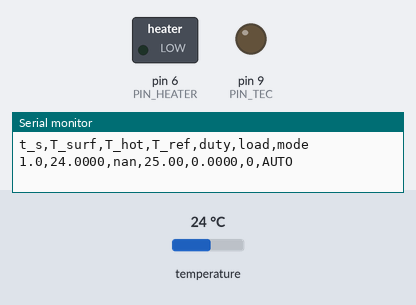
Bench run of a sketch on a simulated Arduino Uno, built with avr-gcc and run on an emulated ATmega328P. On the bench: switched loads named in the sketch (green lamp = pin HIGH), output pins drawn as LEDs (lit = HIGH), the last lines printed to the serial monitor. The inputs (shaded band) are chosen by the test bench; at power-on: temperature 24 °C.

Above: at 2.0 s.
2.1 s: temperature set to 28 °C
At 3.4 s:
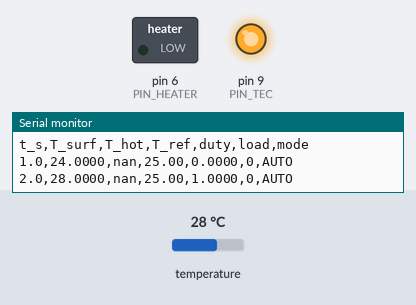
7.3 s: temperature set to 26.9 °C
At 8.4 s:
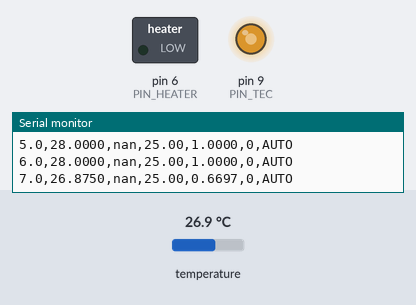
Timing chart, 0 to 12.5 s (numbered marks = the images above; inputs shaded):
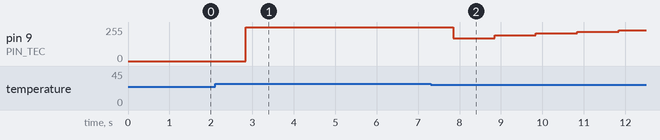

Measured:
- the behaviour switches between 27.4 and 27.3 °C on temperature (found by bisection; images 1 and 2)
- after the input at 2.1 s, pin 9 (PIN_TEC): 0/255 → 255/255 after 0.74 s
- after the input at 7.3 s, pin 9 (PIN_TEC): 255/255 → 171/255 after 0.55 s, → 194/255 1.0 s later, → 210/255 1.0 s later, → 221/255 1.0 s later, … (5 changes in this stretch)

The sketch:

peltier_pid.ino
```cpp
/*
  peltier_pid.ino - PID temperature control of a Peltier-cooled surface
  IE3034 Control Systems Engineering project

  Board   : Arduino Uno / Nano (ATmega328P, 16 MHz)
  Sensors : 2 x DS18B20 on one 1-Wire bus (pin 2, 4.7 k pull-up to 5 V)
              index SURF_IDX - bonded to the cold surface (controlled variable)
              index HOT_IDX  - on the heat sink next to the module (safety only)
  Actuator: TEC1-12706 switched low-side by a logic-level N-MOSFET on pin 9,
            25 kHz PWM from Timer1 (inaudible, 321 duty levels)
  Load    : power resistor switched by a second MOSFET on pin 6 (test disturbance)
  Fan     : wired permanently to 12 V - the module must NEVER run without it

  Control law - identical to matlab/simulate_loop.m:
      e = T_meas - T_ref                 (reverse acting: plant gain is negative)
      P = Kp*e
      I = I + Ki*Ts*e                    (frozen while saturated in the same direction)
      D = Tf/(Tf+Ts)*D + Kd/(Tf+Ts)*(T_meas - T_meas_prev)   (on measurement, filtered)
      u = constrain(P + I + D, 0, 1)

  Serial, 115200 baud, newline-terminated commands:
      SP 15.0      setpoint [degC] (limited to SP_MIN..SP_MAX)
      KP 0.48      KI 0.0048     KD 1.2     TF 2.0      gains / derivative filter [s]
      MODE AUTO    closed loop (bumpless from OPEN)
      MODE OPEN    open loop, duty set by DUTY  (identification tests)
      DUTY 0.6     open-loop duty 0..1
      LOAD 1       heater disturbance on (LOAD 0 = off)
      RESET        clear a latched fault
      ?            print gains and state
  Log line every Ts (CSV): t_s,T_surf,T_hot,T_ref,duty,load,mode
  Lines starting with '#' are messages, not data.
*/
#include <OneWire.h>
#include <DallasTemperature.h>

// ------------------------------- pins & limits ------------------------------
const uint8_t  PIN_ONEWIRE = 2;
const uint8_t  PIN_TEC     = 9;      // OC1A
const uint8_t  PIN_HEATER  = 6;
const uint8_t  SURF_IDX    = 0;      // swap to 1/0 if the startup print shows them reversed
const uint8_t  HOT_IDX     = 1;
const uint16_t PWM_TOP     = 320;    // 16 MHz / (2 * 320) = 25 kHz, phase-correct
const float    TS          = 1.0f;   // controller period [s] - must equal P.Ts in MATLAB
const float    T_HOT_MAX   = 60.0f;  // heat-sink trip temperature [degC]
const float    SP_MIN      = 5.0f;
const float    SP_MAX      = 30.0f;

// ------------------------------- tuning (MATLAB: PID_recommended) -----------
float Kp = 0.48f, Ki = 0.0048f, Kd = 1.2f, Tf = 2.0f;

// ------------------------------- state --------------------------------------
OneWire oneWire(PIN_ONEWIRE);
DallasTemperature sensors(&oneWire);
DeviceAddress addrSurf, addrHot;
bool  haveHot = false;

enum Mode { AUTO, OPEN };
Mode  mode = AUTO;
float Tref = 25.0f;                  // start at ambient: no cooling until SP is sent
float duty = 0.0f, dutyOpen = 0.0f;
float Iterm = 0.0f, Dterm = 0.0f, yPrev = 0.0f;
bool  havePrev = false, loadOn = false, fault = false;
unsigned long tick0, lastTick;
char  line[40]; uint8_t nline = 0;

// ------------------------------- PWM ----------------------------------------
void pwmInit() {
  pinMode(PIN_TEC, OUTPUT);
  TCCR1A = _BV(COM1A1) | _BV(WGM11);               // non-inverting, mode 10 (phase-correct, TOP = ICR1)
  TCCR1B = _BV(WGM13) | _BV(CS10);                 // prescaler 1
  ICR1   = PWM_TOP;
  OCR1A  = 0;
}
void setDuty(float u) {
  duty = constrain(u, 0.0f, 1.0f);
  OCR1A = (uint16_t)(duty * PWM_TOP + 0.5f);
}

// ------------------------------- setup --------------------------------------
void setup() {
  pwmInit();
  setDuty(0);
  pinMode(PIN_HEATER, OUTPUT); digitalWrite(PIN_HEATER, LOW);
  Serial.begin(115200);
  sensors.begin();
  sensors.setResolution(12);                        // 0.0625 degC
  sensors.setWaitForConversion(false);              // non-blocking: convert during the 1 s period
  uint8_t n = sensors.getDeviceCount();
  Serial.print(F("# DS18B20 found: ")); Serial.println(n);
  if (n == 0 || !sensors.getAddress(addrSurf, SURF_IDX)) {
    fault = true; Serial.println(F("# FAULT: surface sensor missing"));
  }
  haveHot = (n > 1) && sensors.getAddress(addrHot, HOT_IDX);
  if (!haveHot) Serial.println(F("# WARNING: no heat-sink sensor - over-temperature trip disabled"));
  sensors.requestTemperatures();
  delay(800);
  Serial.println(F("t_s,T_surf,T_hot,T_ref,duty,load,mode"));
  tick0 = lastTick = millis();
}

// ------------------------------- control step -------------------------------
void controlStep(float y) {
  float e = y - Tref;
  if (!havePrev) { yPrev = y; havePrev = true; }
  Dterm = (Tf / (Tf + TS)) * Dterm + (Kd / (Tf + TS)) * (y - yPrev);
  yPrev = y;
  if (mode == OPEN) {                               // keep I consistent for bumpless transfer
    Iterm = dutyOpen - Kp * e - Dterm;
    setDuty(dutyOpen);
    return;
  }
  float P = Kp * e;
  float Inew = Iterm + Ki * TS * e;
  float v = P + Inew + Dterm;
  if ((v > 1.0f && e > 0) || (v < 0.0f && e < 0)) Inew = Iterm;   // clamping anti-windup
  Iterm = Inew;
  setDuty(P + Iterm + Dterm);
}

// ------------------------------- main loop ----------------------------------
void loop() {
  readSerial();
  if (millis() - lastTick < (unsigned long)(TS * 1000)) return;
  lastTick += (unsigned long)(TS * 1000);

  float Ts_ = sensors.getTempC(addrSurf);           // conversion requested one period ago
  float Th  = haveHot ? sensors.getTempC(addrHot) : NAN;
  sensors.requestTemperatures();                    // start the next conversion

  bool badSurf = (Ts_ == DEVICE_DISCONNECTED_C) || (Ts_ == 85.0f);   // 85 = power-on value
  if (!fault && badSurf) { fault = true; Serial.println(F("# FAULT: surface sensor read error")); }
  if (!fault && haveHot && Th > T_HOT_MAX) { fault = true; Serial.println(F("# FAULT: heat sink over temperature")); }

  if (fault) { setDuty(0); Iterm = 0; havePrev = false; }
  else       { controlStep(Ts_); }

  float t = (millis() - tick0) / 1000.0f;
  Serial.print(t, 1);       Serial.print(',');
  Serial.print(Ts_, 4);     Serial.print(',');
  Serial.print(Th, 2);      Serial.print(',');
  Serial.print(Tref, 2);    Serial.print(',');
  Serial.print(duty, 4);    Serial.print(',');
  Serial.print(loadOn ? 1 : 0); Serial.print(',');
  Serial.println(fault ? F("FAULT") : (mode == AUTO ? F("AUTO") : F("OPEN")));
}

// ------------------------------- commands -----------------------------------
void readSerial() {
  while (Serial.available()) {
    char c = Serial.read();
    if (c == '\r') continue;
    if (c == '\n' || nline >= sizeof(line) - 1) { line[nline] = 0; nline = 0; handle(line); }
    else line[nline++] = c;
  }
}

void handle(char *s) {
  char *cmd = strtok(s, " ");
  char *arg = strtok(NULL, " ");
  if (!cmd) return;
  float v = arg ? atof(arg) : 0;
  if      (!strcasecmp(cmd, "SP"))   Tref = constrain(v, SP_MIN, SP_MAX);
  else if (!strcasecmp(cmd, "KP"))   Kp = v;
  else if (!strcasecmp(cmd, "KI"))   Ki = v;
  else if (!strcasecmp(cmd, "KD"))   Kd = v;
  else if (!strcasecmp(cmd, "TF"))   Tf = max(v, TS);
  else if (!strcasecmp(cmd, "DUTY")) dutyOpen = constrain(v, 0.0f, 1.0f);
  else if (!strcasecmp(cmd, "LOAD")) { loadOn = (v > 0.5f); digitalWrite(PIN_HEATER, loadOn ? HIGH : LOW); }
  else if (!strcasecmp(cmd, "RESET")) { fault = false; Serial.println(F("# fault cleared")); }
  else if (!strcasecmp(cmd, "MODE") && arg) {
    if (!strcasecmp(arg, "OPEN")) { dutyOpen = duty; mode = OPEN; }
    else if (!strcasecmp(arg, "AUTO")) mode = AUTO;     // Iterm already tracks -> bumpless
  }
  else if (!strcmp(cmd, "?")) {
    Serial.print(F("# Kp=")); Serial.print(Kp, 4); Serial.print(F(" Ki=")); Serial.print(Ki, 6);
    Serial.print(F(" Kd=")); Serial.print(Kd, 4);  Serial.print(F(" Tf=")); Serial.print(Tf, 2);
    Serial.print(F(" SP=")); Serial.print(Tref, 2); Serial.print(F(" I=")); Serial.println(Iterm, 4);
    return;
  }
  else { Serial.print(F("# unknown: ")); Serial.println(cmd); return; }
  Serial.print(F("# ok ")); Serial.println(cmd);
}
```
